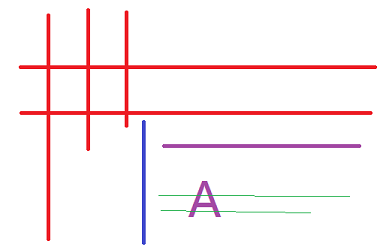
#> input picture images/morph01.png, 392 x 247 px, found by its file name
$ python OpencvDemo060.py
#> lines starting #> are read from the running program, lines starting #| are printed output that depends on the picture; after the words box and inside, x2 and y2 are one past the last pixel; in counts of white or black regions, pixels touching at a corner belong together
#!/usr/bin/env python3
#coding = utf-8

import logging
import numpy as np
import cv2 as cv

# 二值图像分析—霍夫直线检测二
def OpencvDemo060():
    logging.basicConfig(level=logging.DEBUG)

    src = cv.imread("images/morph01.png")
#> src is the input picture: shape (247, 392, 3); mean B, G, R 242.7, 240.9, 251.4
    if src is None:
        logging.error("could not load an image!")
        return cv.Error.StsError

    binary = canny_demo(src)
#> in canny_demo, `dst = cv.Canny(src, t, t * 2)`:
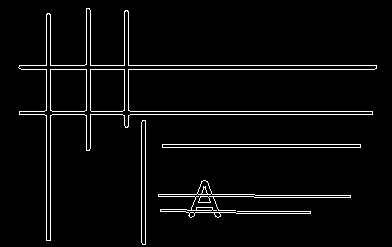
#> dst: shape (247, 392); 3.9% white in thin lines or dots, all inside (x1, y1, x2, y2) = (18, 8, 377, 245)

    # 概率霍夫直线检测
    lines = cv.HoughLinesP(binary, 1, np.pi / 180, 50, None, 50, 10)
#> lines = 21 rows, first 6: [19, 114, 372, 114], [21, 69, 374, 69], [19, 111, 372, 111], [19, 65, 376, 65], [50, 240, 50, 14], [46, 240, 46, 14]

    dst = np.zeros(src.shape, src.dtype)

    for i in range(len(lines)):
        pt1 = (lines[i][0][0], lines[i][0][1])
        pt2 = (lines[i][0][2], lines[i][0][3])
        cv.line(dst, pt1, pt2, (0, 255, 0), 1, cv.LINE_AA)
#> this loop made 21 passes
#> (pt1, pt2) on passes 1 to 12: ((19, 114), (372, 114)), ((21, 69), (374, 69)), ((19, 111), (372, 111)), ((19, 65), (376, 65)), ((50, 240), (50, 14)), ((46, 240), (46, 14)), ((162, 147), (360, 147)), ((162, 144), (360, 144)), ((90, 148), (90, 10)), ((141, 242), (141, 122)), ((238, 213), (294, 213)), ((86, 150), (86, 8))
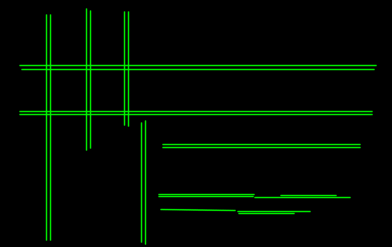
#> dst: shape (247, 392, 3); mean of channels 0, 1, 2 0, 12.5, 0; drawn as B, G, R

    h, w, ch = src.shape
#> h = 247; w = 392; ch = 3
    result = np.zeros([h, w * 2, ch], dtype=src.dtype)
    result[0 : h, 0 : w, :] = src
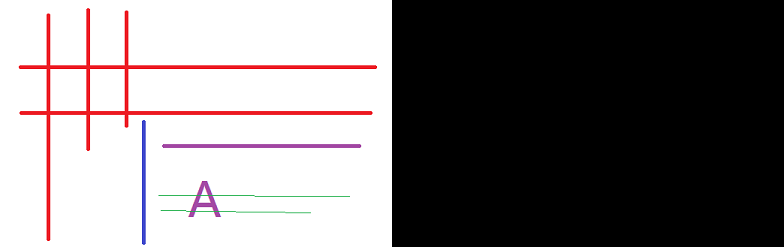
#> result: shape (247, 784, 3); mean B, G, R 121.4, 120.4, 125.7
    result[0 : h, w : w * 2, :] = dst
    cv.putText(result, "original image", (10, 30), cv.FONT_ITALIC, .6, (0, 0, 255), 1)
    cv.putText(result, "image with results of linear detection", (w + 10, 30), cv.FONT_ITALIC, .6, (0, 0, 255), 1)
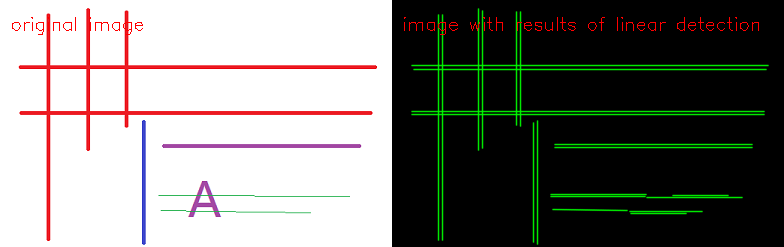
#> result: shape (247, 784, 3); mean B, G, R 121, 126.3, 126.6
    cv.imshow("linear detection", result)

    cv.waitKey(0)

    cv.destroyAllWindows()

    return cv.Error.StsOk

def canny_demo(src):
    # Canny边缘检测器
    t = 80
    dst = cv.Canny(src, t, t * 2)
    return dst

if __name__ == "__main__":
    OpencvDemo060()

# end of file

$ run again, with images/morph3.png copied over images/morph01.png
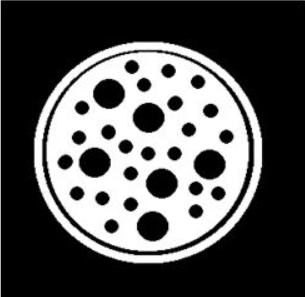
#> input picture images/morph3.png, 305 x 297 px, found by its file name
#> in OpencvDemo060, src is the input picture: shape (297, 305, 3); min 0, max 255, mean 83.1
#> in canny_demo, `dst = cv.Canny(src, t, t * 2)`:
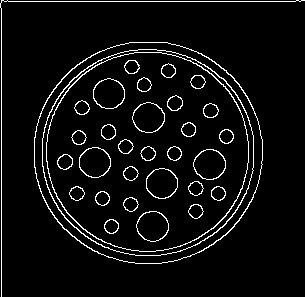
#> dst: shape (297, 305); 5.4% white in thin lines or dots
#> lines = [[1, 1, 300, 1], [1, 296, 1, 0]]
#> the loop in OpencvDemo060, `for i in range(len(lines)):` made 2 passes
#> in OpencvDemo060, `cv.putText(result, "image with results of linear detection", (w + 10, ..`:
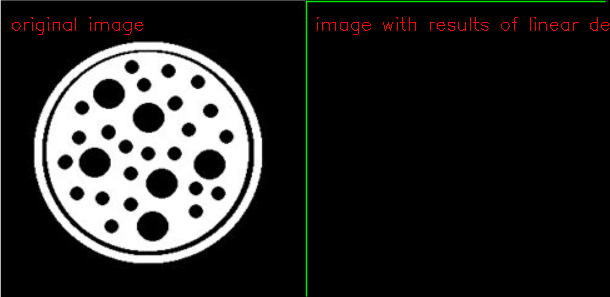
#> result: shape (297, 610, 3); mean B, G, R 41.6, 42.7, 42.8
